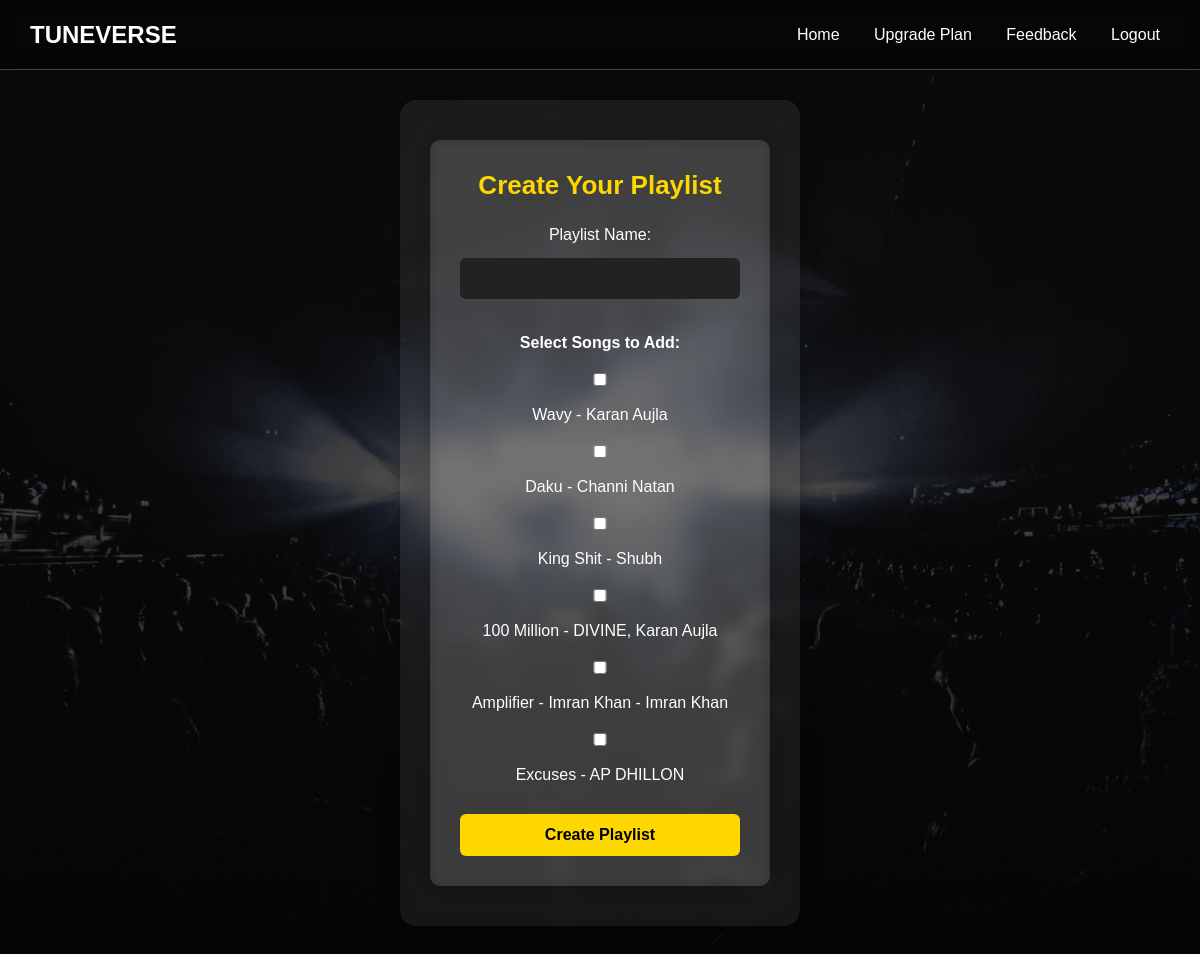
The page /create_playlist.php (signed in) on the database its author committed.
### tables this page shows
CREATE TABLE `songs` (
  `id` int(11) NOT NULL,
  `title` varchar(100) DEFAULT NULL,
  `artist` varchar(100) DEFAULT NULL,
  `url` varchar(255) DEFAULT NULL
);

### create_playlist.php (the view, shortened to what this page needs)
<?php
$conn = new mysqli('localhost', 'root', '', 'tuneverse');
$songs_sql = "SELECT * FROM songs";
$songs_result = $conn->query($songs_sql);
?>
<!DOCTYPE html>
<html lang="en">
<head>
  <link rel="stylesheet" href="style.css">
</head>
<body>
  <div id="navbar">
    <h1>TUNEVERSE</h1>
    <div>
      <a href="home.php">Home</a>
      <a href="plans.html">Upgrade Plan</a>
      <a href="feedback.html">Feedback</a>
      <a href="logout.php">Logout</a>
    </div>
  </div>
  <div class="container">
    <form method="POST">
      <h2>Create Your Playlist</h2>
      <label for="playlist_name">Playlist Name:</label>
      <input type="text" id="playlist_name" name="playlist_name" required>
      <div class="songs-checkbox">
        <label><strong>Select Songs to Add:</strong></label>
        <?php while ($row = $songs_result->fetch_assoc()): ?>
          <label>
            <input type="checkbox" name="songs[]" value="<?php echo $row['id']; ?>">
            <?php echo htmlspecialchars($row['title']) . ' - ' . htmlspecialchars($row['artist']); ?>
          </label>
        <?php endwhile; ?>
      </div>
      <button type="submit">Create Playlist</button>
    </form>
  </div>
</body>
</html>

### style.css (style rules this page uses)
* { margin: 0; padding: 0; box-sizing: border-box; }
body { font-family: 'Segoe UI', Tahoma, Geneva, Verdana, sans-serif; background: linear-gradient(to right, #4a00e0, #8e2de2); color: #fff; display: flex; flex-direction: column; align-items: center; padding: 50px 20px; min-height: 100vh; }
#navbar { width: 100%; background-color: rgba(0, 0, 0, 0.3); padding: 15px; position: fixed; top: 0; left: 0; display: flex; justify-content: space-around; align-items: center; backdrop-filter: blur(5px); z-index: 1000; }
#navbar h1 { color: #fff; }
#navbar a { color: #fff; text-decoration: none; margin: 0 10px; font-weight: 600; transition: color 0.3s ease; }
form { background: rgba(255, 255, 255, 0.1); padding: 30px; border-radius: 10px; width: 100%; max-width: 400px; backdrop-filter: blur(5px); box-shadow: 0 0 15px rgba(0,0,0,0.2); }
form h2 { text-align: center; margin-bottom: 20px; }
label { font-size: 16px; }
input, select { width: 100%; padding: 10px; margin-top: 6px; margin-bottom: 20px; border: none; border-radius: 5px; outline: none; font-size: 16px; }
.container { margin-top: 100px; width: 100%; max-width: 900px; text-align: center; }

### create_playlist.php (style rules this page uses)
* { margin: 0; padding: 0; box-sizing: border-box; }
body { font-family: 'Poppins', sans-serif; background: linear-gradient(rgba(0, 0, 0, 0.6), rgba(0, 0, 0, 0.8)), url('back.jpg') no-repeat center center fixed; background-size: cover; color: #fff; min-height: 100vh; display: flex; flex-direction: column; align-items: center; padding-top: 100px; }
#navbar { position: fixed; top: 0; left: 0; width: 100%; height: 70px; background-color: rgba(0, 0, 0, 0.4); border-bottom: 1px solid #444; display: flex; justify-content: space-between; align-items: center; padding: 0 30px; backdrop-filter: blur(10px); z-index: 1000; }
#navbar h1 { font-size: 24px; }
#navbar div a { margin-left: 20px; text-decoration: none; color: #fff; font-weight: 500; transition: color 0.3s; }
.container { background: rgba(255, 255, 255, 0.07); backdrop-filter: blur(8px); padding: 40px 30px; border-radius: 16px; width: 100%; max-width: 400px; box-shadow: 0 0 20px rgba(0, 0, 0, 0.3); margin: auto; }
.container h2 { text-align: center; margin-bottom: 25px; font-size: 26px; color: #ffd700; }
.container label { color: #fff; font-weight: 500; display: block; margin-top: 15px; margin-bottom: 8px; }
.container input[type="text"] { width: 100%; padding: 12px; background-color: #222; color: #fff; border: none; border-radius: 6px; font-size: 15px; margin-bottom: 20px; }
.songs-checkbox label { display: block; margin-bottom: 10px; color: #fff; font-weight: 400; }
.container button { width: 100%; padding: 12px; background-color: #ffd700; color: #000; font-weight: bold; border: none; border-radius: 6px; cursor: pointer; font-size: 16px; transition: background-color 0.3s ease; margin-top: 20px; }

### rows shown on the page
songs: title "Wavy", artist "Karan Aujla"
songs: title "Daku", artist "Channi Natan"
songs: title "King Shit", artist "Shubh"
songs: title "100 Million", artist "DIVINE, Karan Aujla"
songs: title "Amplifier - Imran Khan", artist "Imran Khan"
songs: title "Excuses", artist "AP DHILLON"
